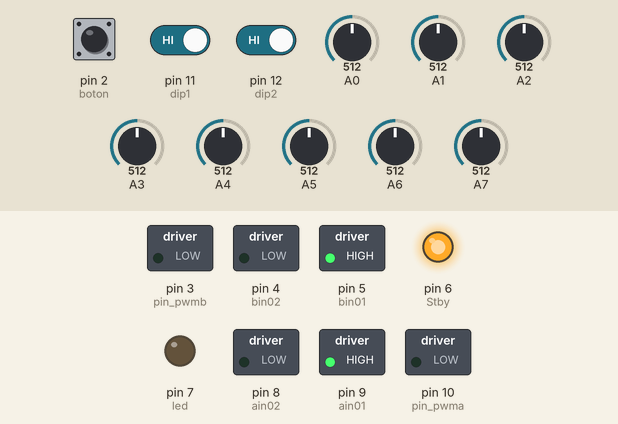
Recording of a sketch running on a simulated Arduino Nano, built with avr-gcc and run on an emulated ATmega328P. Shown: switched loads named in the sketch (green lamp = pin HIGH), output pins drawn as LEDs (lit = HIGH). The test bench sets the inputs (shaded band); at power-on: pin 2 (boton) LOW, A0 = 512, A1 = 512, A2 = 512, A4 = 512, pin 11 (dip1) HIGH, pin 12 (dip2) HIGH, A3 = 512, A5 = 512, A6 = 512, A7 = 512.

Above: at 5.4 s.
5.5 s: pin 2 (boton) pulled HIGH for 0.15 s
At 6.7 s:
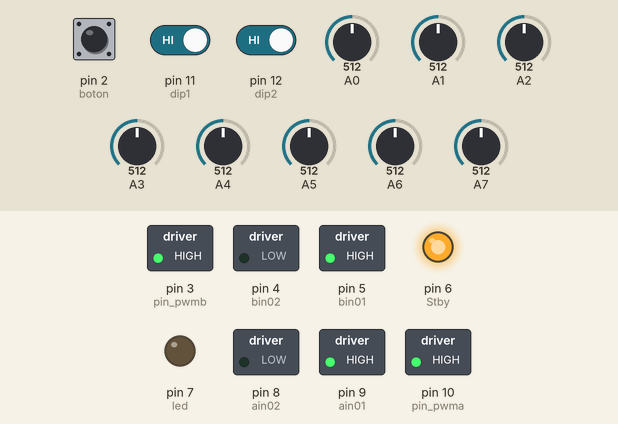
7.1 s: A0 set to 521
8.6 s: A1 set to 716
At 9.2 s:
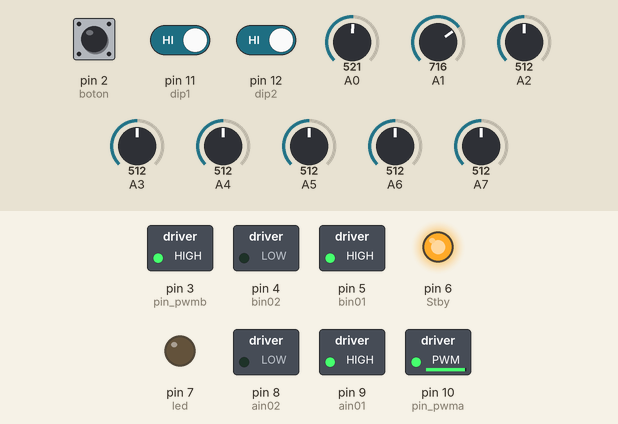
10.1 s: A2 set to 716
At 11.0 s:
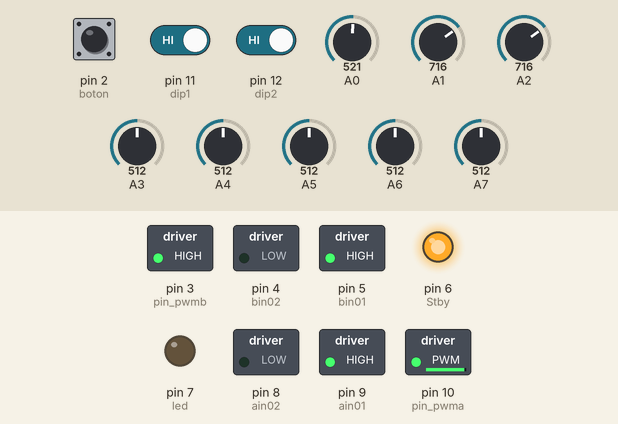
11.6 s: A4 set to 562
13.1 s: A4 set to 588
At 14.4 s:
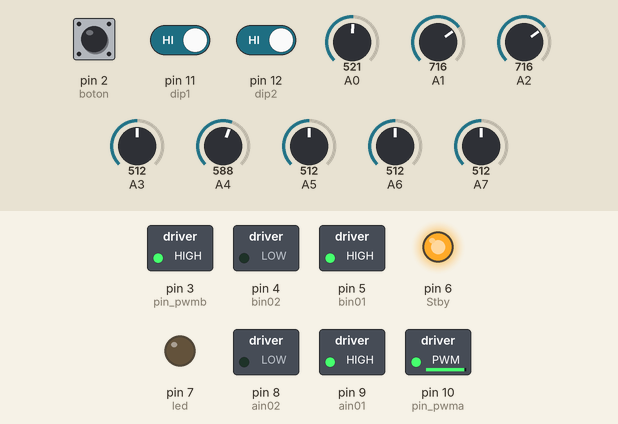
Timing chart, 0 to 15.6 s (numbered marks = the images above; inputs shaded):
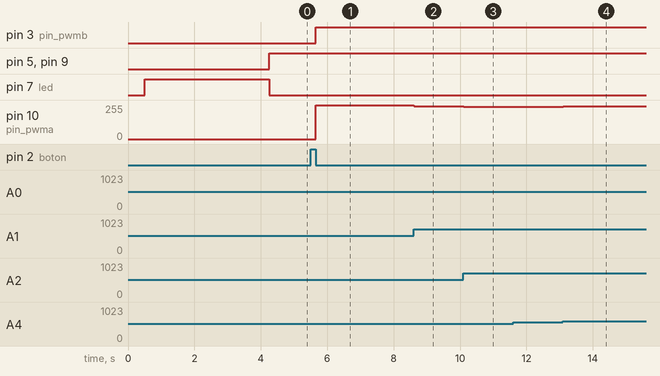

Measured:
- after the input at 5.5 s, pin 3 (pin_pwmb): LOW → HIGH after 0.15 s; pin 10 (pin_pwma): 0/255 → 255/255 after 0.15 s
- after the input at 8.6 s, pin 10 (pin_pwma): 255/255 → 247/255 at once
- after the input at 10.1 s, pin 10 (pin_pwma): 247/255 → 243/255 at once
- after the input at 13.1 s, pin 10 (pin_pwma): 243/255 → 244/255 at once

The sketch:

Seguidor_Linea_PID.ino
```cpp
//SENSORES//

#include <QTRSensors.h>  //Librería

QTRSensors qtr;

const uint8_t SensorCount = 8;    //Número de Sensores
uint16_t sensorValues[SensorCount];

//DECARACION DE VARIABLES//

#define  pin_pwma  10
#define  ain01  9
#define  ain02  8
#define  pin_pwmb  3
#define  bin01  5
#define  bin02  4
#define  led  7
#define  boton  2
#define  dip1  11
#define  dip2  12
int sp = 3500;      //Set Point
int estado_btn;
int contador = 1;     //Estado Inicial para el pulsador
int estado_dip1;      //Estado DipSwitch 1
int estado_dip2;      //Estado DipSwitch 2

//Contantes PID ;

// float kp = 0.01;    //kp = error porporcional
// float kd = 1;       //kd = derivativo
// float ki = 0.002;   //ki = integral

float kp = 0.055;    //kp = error porporcional
float kd = 1.5;       //kd = derivativo
float ki = 0.002;   //ki = integral

int vel;    //Velocidad

//Velocidad Frenos
int veladelante1=220;
int veldetras1=110;
int veladelante2=255;
int veldetras2=90;

uint16_t position;    //Posición del Sensor

//Datos para la integral
int error1=0;
int error2=0;
int error3=0;
int error4=0;
int error5=0;
int error6=0;

//Variables PID
int proporcional = 0;
int integral = 0;
int derivativo = 0;
int diferencial = 0;
int last_prop;    //Proporcional Anterior

/////////////////////////////////////////////////////////////////////////////////////////////

void setup() {

//Frecuencia de PWM para pines D3 & D11
TCCR2B = TCCR2B & B11111000 | B00000001;
//set timer 2 divisor to     1 for PWM frequency of 31372.55 Hz

// Frecuencia de PWM para pines D9 & D10
TCCR1B = TCCR1B & B11111000 | B00000001;
// Set timer 1 divisor to     1 for PWM frequency of 31372.55 Hz

  Serial.begin(9600);

  pinMode(boton,INPUT);   //Inicio
  digitalWrite(boton,LOW);
  pinMode(ain01, OUTPUT);
  pinMode(ain02, OUTPUT);
  pinMode(bin01, OUTPUT);
  pinMode(bin02, OUTPUT);
  pinMode(dip1,INPUT);
  pinMode(dip2, INPUT);
  pinMode(6, OUTPUT);   //Stby
  digitalWrite(6,HIGH);

//MODOS//

estado_dip1 = digitalRead(dip1);
estado_dip2 = digitalRead(dip2);

    if ((estado_dip1 == LOW) && (estado_dip2 == LOW)){
   vel=150;   //Velocidad Baja
    }

    if ((estado_dip1 == HIGH) && (estado_dip2 == LOW)){
   vel=150;   //SOLO PID
    }

   if ((estado_dip1 == LOW) && (estado_dip2 == HIGH)){
   vel=150;   //SOLO PID
    }

   if ((estado_dip1 == HIGH) && (estado_dip2 == HIGH)){
   vel=255;   //Máxima Velocidad
    }


//CONFIGURACION Y CALIBRACIÓN DE SENSORES//

  qtr.setTypeAnalog();
  qtr.setSensorPins((const uint8_t[]){A7,A6, A5, A4, A3, A2, A1, A0}, SensorCount);
  qtr.setEmitterPin(13);

  delay(500);
  pinMode(led, OUTPUT);
  digitalWrite(led, HIGH);

  for (uint16_t i = 0; i < 150; i++)
  {
    qtr.calibrate();
  }
    digitalWrite(led, LOW);
}

/////////////////////////////////////////////////////////////////////////////////////////////

void loop() {

//POSICIÓN DE LOS SENSORES (QTR-8A)//

  position = qtr.readLineBlack(sensorValues);

//INICIO//

  estado_btn = digitalRead(boton);

  while(estado_btn == HIGH){
    contador = 2;
    estado_btn = digitalRead(boton);
    }

//Velocidad de Motores
if(contador == 1)  {
    motores(0,0);
    }

if(contador == 2)  {
    PID();
    frenos();
    }

//       Serial.println(position);
//       Serial.print(",");

}

//FUNCIÓN PID//

void PID() {

proporcional = position - sp;   //Proporcional = Posición - Set Point
derivativo = proporcional - last_prop;    //Derivatico = Error - Error Anterior
integral = error1 + error2 + error3 + error4 + error5 + error6;   //Integral = Acumulación de Errores

last_prop = proporcional;   //Actualización de Proporcional

error6 = error5;
error5 = error4;
error4 = error3;
error3 = error2;
error2 = error1;
error1 = proporcional;

int PID = (proporcional*kp) + (derivativo*kd) + (integral*ki);    //Control PID

if(PID > vel) PID = vel;
else if(PID < -vel) PID = -vel;

//Control de Velovidades en los Motores
(PID < 0)?    //Condicional
motores(vel, vel + PID) : motores(vel - PID, vel);   //valor_si_verdadero : valor_si_falso
//motores(valor derecho, valor izquierdo)
}


//FUNCIÓN FRENOS//

void frenos(){

if(position>=1000 && position<=1500){
  motores(veladelante1, veldetras1);
}
if(position>=5500 && position<=6000){
  motores(veldetras1, veladelante1);
}
if(position>=0 && position<1000){
  motores(veladelante2, -veldetras2);
}
if(position>6000 && position<=7000){
  motores(-veldetras2, veladelante2);

}

  }

//FUNCIÓN MOTORES (Adelante = 0 hasta 255)  (Atras = -1 hasta -255)//

void motores(int right, int left){

//MOTOR DERECHO

// Adelante
if(right>=0){

digitalWrite(ain01,HIGH);
digitalWrite(ain02,LOW);
}
//Atras
else{
digitalWrite(ain01,LOW);
digitalWrite(ain02,HIGH);
right = right*(-1);   //Convertimos a positivo nuestro valor de pwm
}
analogWrite(pin_pwma,right);   //Velocidad Motor Derecho

//MOTOR IZQUIERDO

//Adelante
if(left >= 0){
digitalWrite(bin01,HIGH);
digitalWrite(bin02,LOW);
}
//Atras
else{
digitalWrite(bin01,LOW);
digitalWrite(bin02,HIGH);
left = left*(-1);   //Convertimos a positivo nuestro valor de pwm
}
analogWrite(pin_pwmb,left);   //Velocidad Motor Izquierdo

}
```
